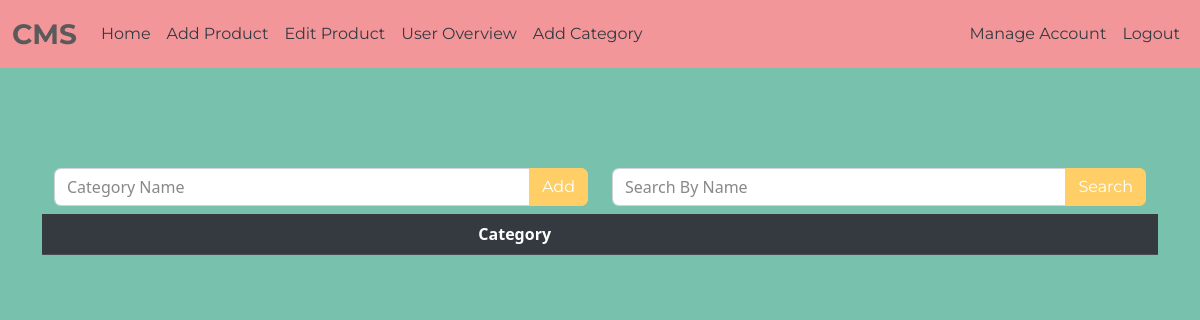
The app's page /valid/add-category.php (signed in), older data.
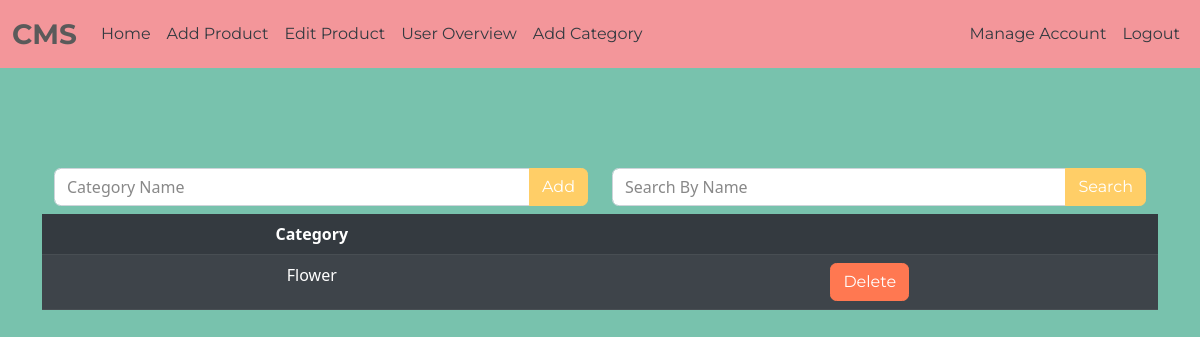
The same page, newer data.
### tables this page shows
CREATE TABLE IF NOT EXISTS `productCategory`
	(
	`id` INT(11) NOT NULL AUTO_INCREMENT,
	`name` VARCHAR(255) NOT NULL,
	PRIMARY KEY (`id`)
	);

### valid/classes/Controllers.php (called while the page is built, shortened)
<?php
class Controllers
{
    protected $db = null;
    protected $categories = null;
    public function __construct(string $dsn = null, string $username = null, string $password = null)
    {
        $host = '127.0.0.1';
        $dbname = 'a2cms';
        $port ='3306';
        $charset = 'latin1';
        $driver = 'mysql';
        $username = 'root';
        $password = '';
        $dsn = "$driver:host=$host;dbname=$dbname;port=$port;charset=$charset";
        $this->db = new Database($dsn, $username, $password);
    }
    public function categories()
    {
        if ($this->categories === null) {
            $this->categories= new CategoryController($this->db);
        }
        return $this->categories;
    }
}
?>

### valid/classes/Database.php (called while the page is built, shortened)
<?php
class Database extends PDO
{
    public function __construct($dsn, $username, $password, $options = [])
    {
        $default_options =
                        [PDO::ATTR_ERRMODE => PDO::ERRMODE_EXCEPTION,
                         PDO::ATTR_DEFAULT_FETCH_MODE => PDO::FETCH_ASSOC,
                         PDO::ATTR_EMULATE_PREPARES => false,];
        $options = array_replace($default_options, $options);
    }
    public function runSQL(string $sql, array $args = null)
    {
        if(!$args) { return $this->query($sql); }
        $statement = $this->prepare($sql);
        $statement->execute($args);
        return $statement;
    }
}
?>

### valid/inc/functions.php (called while the page is built, shortened)
<?php
    $controllers = new Controllers();
?>

### valid/classes/CategoryController.php (called while the page is built, shortened)
<?php
class CategoryController
{
    protected $db;
    public function __construct(Database $db)
    {
        $this->db = $db;
    }
    public function getAll() : array
    {
        $sql = "SELECT * FROM productcategory";
        return $this->db->runSQL($sql) -> fetchAll();
    }
}
?>

### valid/components/add-category-form.php (the view, shortened to what this page needs)
<?php
require_once './inc/functions.php';
$allCategories = $controllers->categories()->getAll();
?>
<div class="container mb-2">
    <div class="row">
        <div class="col">
            <form method="post" action="<?= htmlspecialchars($_SERVER['PHP_SELF']) ?>">
                <div class="input-group">
                    <input type="text" class="form-control" placeholder="Category Name" id="name" name="name" value="<?= htmlspecialchars($name['value'] ?? '') ?>">
                    <button class="input-group-text btn btn-warning" type="submit">Add</button>
                </div>
            </form>
        </div>
        <div class="col">
            <form method="post" action="<?= htmlspecialchars($_SERVER['PHP_SELF']) ?>">
                <div class="input-group">
                    <input type="text" class="form-control" placeholder="Search By Name" id="nameGet" name="nameGet" value="<?= htmlspecialchars($nameGet['value'] ?? '') ?>">
                    <button class="input-group-text btn btn-warning" type="submit">Search</button>
                </div>
            </form>
        </div>
     </div>
 </div>
<table class="table table-striped table-dark text-center">
    <thead>
        <tr>
            <th scope="col">Category</th>
            <th scope="col">  </th>
        </tr>
    </thead>
    <tbody>
<?php
    foreach ($allCategories as $category):
?>
        <tr>
            <td><?= $category["name"]?></td>
            <td><a href="delete-category.php?id=<?= $category['id'] ?>" type="button" class="btn btn-danger">Delete</a></td>
        </tr>
<?php
    endforeach;
?>
    </tbody>
</table>

### valid/inc/header.php (shortened to what this page needs)
<!doctype html>
<html lang="en">
  <head>
    <link href="./css/bootstrap.css" rel="stylesheet">
    <link rel="stylesheet" href="https://cdn.jsdelivr.net/npm/bootstrap-icons@1.9.1/font/bootstrap-icons.css">
    <link rel="stylesheet" href="\SoftwareDevA2\A2\valid\css\Stylesheet.css" type="text/css">
  </head>
  <body class="bg-primary">
    <nav class="navbar navbar-expand-lg navbar-light bg-dark fixed-top">
      <div class="container-fluid">
        <a class="navbar-brand fs-3 fw-bold" href="./index.php">CMS</a>
          <div class="collapse navbar-collapse" id="navbarSupportedContent">
            <ul class="navbar-nav mb-2 mb-lg-0">
              <li class="nav-item">
                  <a class="nav-link text-dark" href="./index.php">Home</a>
              </li>
            </ul>
              <?php
              if (!isset($_SESSION['user']))
              {
                ?>
                  <ul class="navbar-nav ms-auto mb-2 mb-lg-0">
                    <li class="nav-item">
                        <a class="nav-link" href="./login.php"><i class="bi bi-person-circle" style="font-size: 2rem"></i></a>
                    </li>
                  </ul>
                <?php
              }
              else
              {
                ?>
                <?php
                  if($_SESSION["user"]["role"] == "admin")
                  {
                ?>
                    <ul class="navbar-nav mb-2 mb-lg-0">
                        <li class="nav-item">
                            <a class="nav-link text-dark" href="./add-product.php">Add Product</a>
                        </li>
                        <li class="nav-item">
                            <a class="nav-link text-dark" href="./manage-product.php">Edit Product</a>
                        </li>
                        <li class="nav-item">
                            <a class="nav-link text-dark" href="./user-overview.php">User Overview</a>
                        </li>
                        <li class="nav-item">
                            <a class="nav-link text-dark" href="./add-category.php">Add Category</a>
                        </li>
                    </ul>
                <?php
                  }
                ?>
                  <ul class="navbar-nav ms-auto mb-2 mb-lg-0">
                      <li class="navbar-nav ms-auto mb-2 mb-lg-0">
                        <a class="nav-link text-dark" href="manage-user.php?id=<?= $_SESSION["user"]["id"]?>">Manage Account</a>
                      </li>
                    <li class="nav-item">
                      <form action="login.php" method="post">
                          <a class="nav-link text-dark" type="submit" href="./logout.php">Logout</a>
                      </form>
                    </li>
                  </ul>
                <?php
              }
            ?>
        </div>
      </div>
    </nav>
  </body>

### valid/add-category.php (shortened to what this page needs)
<?php require __DIR__ . "/inc/header.php"; ?>
<section class="vh-100">
    <div class="container py-5">
        <?php require __DIR__ . "/components/add-category-form.php"; ?>
    </div>
</section>
<?php require __DIR__ . "/inc/footer.php"; ?>

### valid/inc/footer.php (shortened to what this page needs)
  </body>
</html>

### valid/css/Stylesheet.css (style rules this page uses)
html { padding-top: 15vh; }

Row changes from the older to the newer data that the page shows:
added productcategory: name "Flower"
